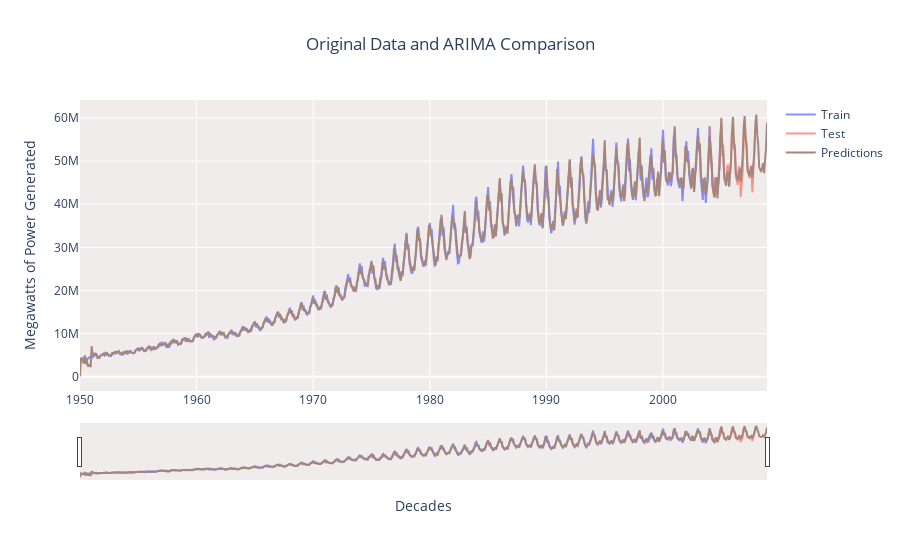

Notebook source saved alongside this figure:
### Markdown cell above
<h4 style="color:#943126" id='two-two-four'>Model Evaluation</h4>

### Code cell
fig = go.Figure()
fig.add_trace(go.Scatter(x=train2.index, y=train2, mode='lines',opacity=0.75, name="Train"))
fig.add_trace(go.Scatter(x=test2.index, y=test2, mode='lines',line_color='#F8766D', opacity=0.75,name="Test"))
fig.add_trace(go.Scatter(x=predictions_1.index, y=predictions_1, mode='lines',
                        line_color='#A6857A', name="Predictions"))
fig.update_xaxes(rangeslider_visible=True)
fig.update_layout(
    yaxis_title="Megawatts of Power Generated ", 
    xaxis_title="Decades",
    title="Original Data and ARIMA Comparison",
    title_x=0.5
)
fig.update_layout(plot_bgcolor='#F0ECEC')
fig.show()

### Figure 1 — Plotly figure (JSON) as saved in the notebook; plotly's stock layout.template omitted (floating-point values rounded to 4 significant figures; data arrays with more than 128 entries replaced by an {"elided": "..."} marker saying what was removed)
{"data": [{"mode": "lines", "name": "Train", "opacity": 0.75, "type": "scatter", "x": {"elided": "660 str values"}, "y": {"elided": "660 int values"}}, {"line": {"color": "#F8766D"}, "mode": "lines", "name": "Test", "opacity": 0.75, "type": "scatter", "x": ["2004-01-01T00:00:00", "2004-02-01T00:00:00", "2004-03-01T00:00:00", "2004-04-01T00:00:00", "2004-05-01T00:00:00", "2004-06-01T00:00:00", "2004-07-01T00:00:00", "2004-08-01T00:00:00", "2004-09-01T00:00:00", "2004-10-01T00:00:00", "2004-11-01T00:00:00", "2004-12-01T00:00:00", "2005-01-01T00:00:00", "2005-02-01T00:00:00", "2005-03-01T00:00:00", "2005-04-01T00:00:00", "2005-05-01T00:00:00", "2005-06-01T00:00:00", "2005-07-01T00:00:00", "2005-08-01T00:00:00", "2005-09-01T00:00:00", "2005-10-01T00:00:00", "2005-11-01T00:00:00", "2005-12-01T00:00:00", "2006-01-01T00:00:00", "2006-02-01T00:00:00", "2006-03-01T00:00:00", "2006-04-01T00:00:00", "2006-05-01T00:00:00", "2006-06-01T00:00:00", "2006-07-01T00:00:00", "2006-08-01T00:00:00", "2006-09-01T00:00:00", "2006-10-01T00:00:00", "2006-11-01T00:00:00", "2006-12-01T00:00:00", "2007-01-01T00:00:00", "2007-02-01T00:00:00", "2007-03-01T00:00:00", "2007-04-01T00:00:00", "2007-05-01T00:00:00", "2007-06-01T00:00:00", "2007-07-01T00:00:00", "2007-08-01T00:00:00", "2007-09-01T00:00:00", "2007-10-01T00:00:00", "2007-11-01T00:00:00", "2007-12-01T00:00:00"], "y": [58071726, 50420533, 49311591, 44234650, 42544138, 41747347, 46045442, 46070464, 42391075, 45654017, 48754118, 56046804, 58660124, 51031876, 53844989, 46504821, 45145394, 45769222, 48658569, 49206500, 44555418, 46967428, 50373952, 57092582, 56441389, 52672322, 54100224, 46323273, 45276180, 44511429, 48858918, 47752969, 41727894, 45416966, 47441533, 54574434, 57934815, 55195228, 54109989, 49001120, 47340338, 46084048, 47882404, 48161855, 42731316, 46575984, 51217155, 57338168]}, {"line": {"color": "#A6857A"}, "mode": "lines", "name": "Predictions", "type": "scatter", "x": {"elided": "708 str values"}, "y": {"elided": "708 float values"}}], "layout": {"plot_bgcolor": "#F0ECEC", "title": {"text": "Original Data and ARIMA Comparison", "x": 0.5}, "xaxis": {"rangeslider": {"visible": true}, "title": {"text": "Decades"}}, "yaxis": {"title": {"text": "Megawatts of Power Generated "}}}}
